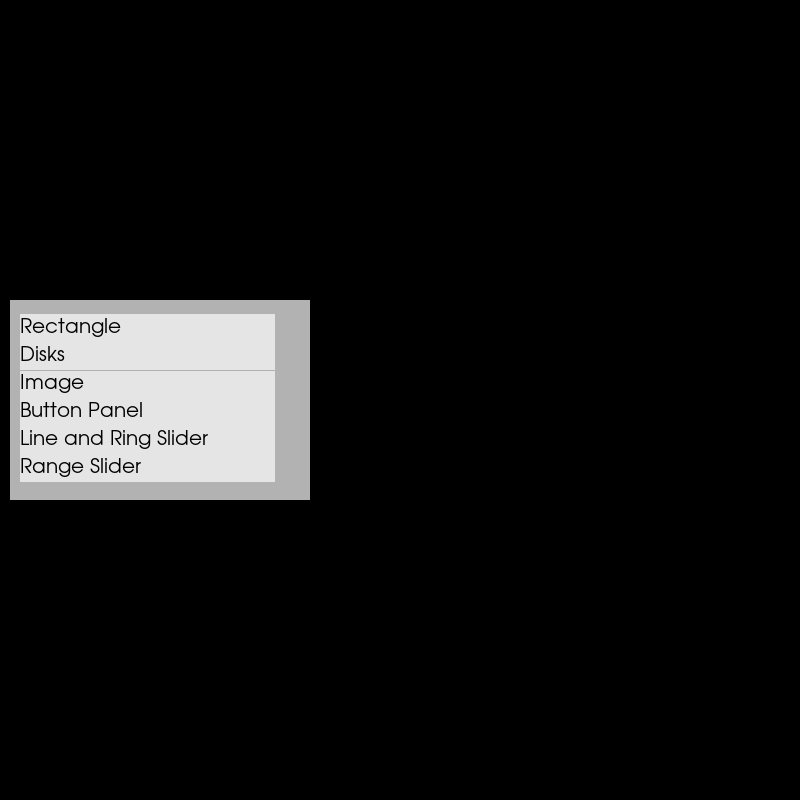

This chart was generated by the following Python code:
# -*- coding: utf-8 -*-
"""
===============
User Interfaces
===============

This example shows how to use the UI API. We will demonstrate how to create
several DIPY UI elements, then use a list box to toggle which element is shown.

First, a bunch of imports.
"""

import os

from dipy.viz import read_viz_icons, fetch_viz_icons

from dipy.viz import ui, window

"""
Shapes
======

Let's start by drawing some simple shapes. First, a rectangle.
"""

rect = ui.Rectangle2D(size=(200, 200), position=(400, 300), color=(1, 0, 1))

"""
Then we can draw a solid circle, or disk.
"""

disk = ui.Disk2D(outer_radius=50, center=(500, 500), color=(1, 1, 0))

"""
Add an inner radius to make a ring.
"""

ring = ui.Disk2D(outer_radius=50, inner_radius=45, center=(500, 300),
                 color=(0, 1, 1))

"""
Image
=====

Now let's display an image. First we need to fetch some icons that are included
in DIPY.
"""

fetch_viz_icons()

"""
Now we can create an image container.
"""

img = ui.ImageContainer2D(img_path=read_viz_icons(fname='home3.png'),
                          position=(450, 350))

"""
Panel with buttons and text
===========================

Let's create some buttons and text and put them in a panel. First we'll
make the panel.
"""

panel = ui.Panel2D(size=(300, 150), color=(1, 1, 1), align="right")
panel.center = (500, 400)

"""
Then we'll make two text labels and place them on the panel.
Note that we specifiy the position with integer numbers of pixels.
"""

text = ui.TextBlock2D(text='Click me')
text2 = ui.TextBlock2D(text='Me too')
panel.add_element(text, (50, 100))
panel.add_element(text2, (180, 100))

"""
Then we'll create two buttons and add them to the panel.

Note that here we specify the positions with floats. In this case, these are
percentages of the panel size.
"""

button_example = ui.Button2D(
    icon_fnames=[('square', read_viz_icons(fname='stop2.png'))])

icon_files = []
icon_files.append(('down', read_viz_icons(fname='circle-down.png')))
icon_files.append(('left', read_viz_icons(fname='circle-left.png')))
icon_files.append(('up', read_viz_icons(fname='circle-up.png')))
icon_files.append(('right', read_viz_icons(fname='circle-right.png')))

second_button_example = ui.Button2D(icon_fnames=icon_files)

panel.add_element(button_example, (0.25, 0.33))
panel.add_element(second_button_example, (0.66, 0.33))

"""
We can add a callback to each button to perform some action.
"""


def change_text_callback(i_ren, obj, button):
    text.message = 'Clicked!'
    i_ren.force_render()


def change_icon_callback(i_ren, obj, button):
    button.next_icon()
    i_ren.force_render()

button_example.on_left_mouse_button_clicked = change_text_callback
second_button_example.on_left_mouse_button_pressed = change_icon_callback

"""
Cube and sliders
================

Let's add a cube to the scene and control it with sliders.
"""


def cube_maker(color=(1, 1, 1), size=(0.2, 0.2, 0.2), center=(0, 0, 0)):
    cube = window.vtk.vtkCubeSource()
    cube.SetXLength(size[0])
    cube.SetYLength(size[1])
    cube.SetZLength(size[2])
    if center is not None:
        cube.SetCenter(*center)
    cube_mapper = window.vtk.vtkPolyDataMapper()
    cube_mapper.SetInputConnection(cube.GetOutputPort())
    cube_actor = window.vtk.vtkActor()
    cube_actor.SetMapper(cube_mapper)
    if color is not None:
        cube_actor.GetProperty().SetColor(color)
    return cube_actor

cube = cube_maker(color=(0, 0, 1), size=(20, 20, 20), center=(15, 0, 0))

"""
Now we'll add two sliders: one circular and one linear.
"""

ring_slider = ui.RingSlider2D(center=(740, 400), initial_value=0,
                              text_template="{angle:5.1f}°")

line_slider = ui.LineSlider2D(center=(500, 250), initial_value=0,
                              min_value=-10, max_value=10)

"""
We can use a callback to rotate the cube with the ring slider.
"""


def rotate_cube(slider):
    angle = slider.value
    previous_angle = slider.previous_value
    rotation_angle = angle - previous_angle
    cube.RotateX(rotation_angle)

ring_slider.on_change = rotate_cube

"""
Similarly, we can translate the cube with the line slider.
"""


def translate_cube(slider):
    value = slider.value
    cube.SetPosition(value, 0, 0)

line_slider.on_change = translate_cube

"""
Range Slider
============

Finally, we can add a range slider. This element is composed of two sliders.
The first slider has two handles which let you set the range of the second.
"""

range_slider = ui.RangeSlider(
    line_width=8, handle_side=25, range_slider_center=(550, 450),
    value_slider_center=(550, 350), length=250, min_value=0,
    max_value=10, font_size=18, range_precision=2, value_precision=4,
    shape="square")


"""
Select menu
============

We just added many examples. If we showed them all at once, they would fill the
screen. Let's make a simple menu to choose which example is shown.

We'll first make a list of the examples.
"""

examples = [[rect], [disk, ring], [img], [panel],
            [ring_slider, line_slider], [range_slider]]

"""
Now we'll make a function to hide all the examples. Then we'll call it so that
none are shown initially.
"""


def hide_all_examples():
    for example in examples:
        for element in example:
            element.set_visibility(False)
    cube.SetVisibility(False)

hide_all_examples()

"""
To make the menu, we'll first need to create a list of labels which correspond
with the examples.
"""

values = ['Rectangle', 'Disks', 'Image', "Button Panel",
          "Line and Ring Slider", "Range Slider"]

"""
Now we can create the menu.
"""

listbox = ui.ListBox2D(values=values, position=(10, 300), size=(300, 200),
                       multiselection=False, reverse_scrolling=True)

"""
Then we will use a callback to show the correct example when a label is
clicked.
"""


def display_element():
    hide_all_examples()
    example = examples[values.index(listbox.selected[0])]
    for element in example:
        element.set_visibility(True)
    if values.index(listbox.selected[0]) == 4:
        cube.SetVisibility(True)

listbox.on_change = display_element

"""
Show Manager
==================================

Now that all the elements have been initialised, we add them to the show
manager.
"""

current_size = (800, 800)
show_manager = window.ShowManager(size=current_size, title="DIPY UI Example")

show_manager.ren.add(listbox)
for example in examples:
    for element in example:
        show_manager.ren.add(element)
show_manager.ren.add(cube)
show_manager.ren.reset_camera()
show_manager.ren.set_camera(position=(0, 0, 200))
show_manager.ren.reset_clipping_range()
show_manager.ren.azimuth(30)

interactive = True

if interactive:
    show_manager.start()

else:
    window.record(show_manager.ren, size=current_size, out_path="viz_ui.png")



"""
.. figure:: viz_ui.png
   :align: center

   **User interface example**.
"""
